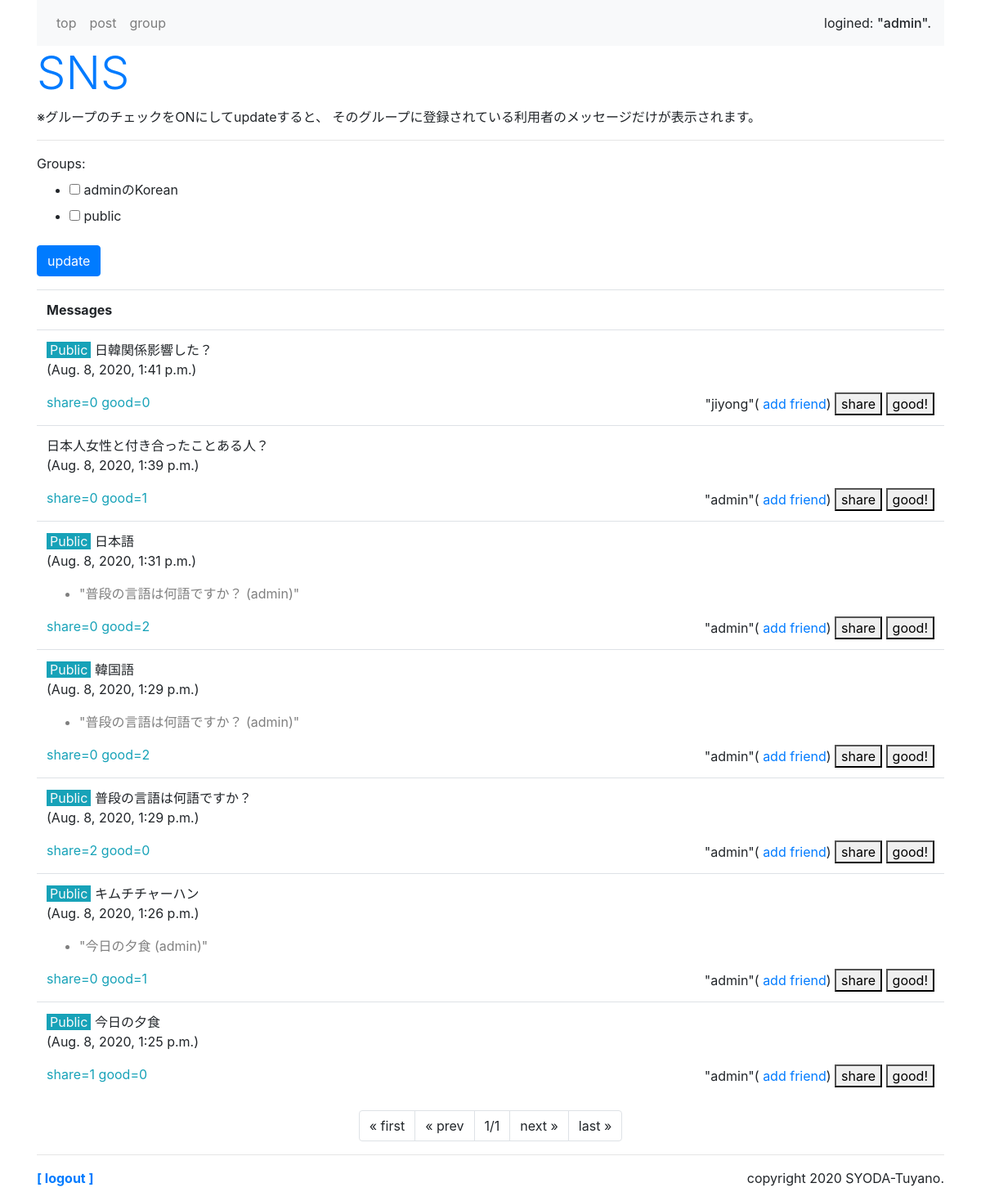
The page /sns/ (signed in) on the database its author committed.
### sns/models.py (models this page shows)
class Message(models.Model):
    owner = models.ForeignKey(User, on_delete=models.CASCADE, \
        related_name='message_owner')
    group = models.ForeignKey('Group', on_delete=models.CASCADE)
    content = models.TextField(max_length=1000)
    share_id = models.IntegerField(default=-1)
    good_count = models.IntegerField(default=0)
    share_count = models.IntegerField(default=0)
    pub_date = models.DateTimeField(auto_now_add=True)
    def __str__(self):
        return str(self.content) + ' (' + str(self.owner) + ')'
    def get_share(self):
        return Message.objects.get(id=self.share_id)
    class Meta:
        ordering = ('-pub_date',)

### sns/views.py (the view)
# urls.py: path('', views.index, name='index'),
@login_required(login_url='/admin/login/')
def index(request, page=1):
    (public_user, public_group) = get_public()
    if request.method == 'POST':
        checkform = GroupCheckForm(request.user,request.POST)
        glist = []
        for item in request.POST.getlist('groups'):
            glist.append(item)
        messages = get_your_group_message(request.user, \
                glist, page)
    else:
        checkform = GroupCheckForm(request.user)
        gps = Group.objects.filter(owner=request.user)
        glist = [public_group.title]
        for item in gps:
            glist.append(item.title)
        messages = get_your_group_message(request.user, glist, page)
    params = {
        'login_user':request.user,
        'contents':messages,
        'check_form':checkform,
    }
    return render(request, 'sns/index.html', params)

### sns/forms.py
class GroupCheckForm(forms.Form):
    def __init__(self, user, *args, **kwargs):
        super(GroupCheckForm, self).__init__(*args, **kwargs)
        public = User.objects.filter(username='public').first()
        self.fields['groups'] = forms.MultipleChoiceField(
            choices=[(item.title, item.title) for item in \
                Group.objects.filter(owner__in=[user,public])],
            widget=forms.CheckboxSelectMultiple(),
        )

### sns/views.py (called while the page is built)
def get_your_group_message(owner, glist, page):
    page_num = 10 #ページあたりの表示数
    (public_user,public_group) = get_public()
    groups = Group.objects.filter(Q(owner=owner) \
            |Q(owner=public_user)).filter(title__in=glist)
    me_friends = Friend.objects.filter(group__in=groups)
    me_users = []
    for f in me_friends:
        me_users.append(f.user)
    his_groups = Group.objects.filter(owner__in=me_users)
    his_friends = Friend.objects.filter(user=owner) \
            .filter(group__in=his_groups)
    me_groups = []
    for hf in his_friends:
        me_groups.append(hf.group)
    messages = Message.objects.filter(Q(group__in=groups) \
        |Q(group__in=me_groups))
    page_item = Paginator(messages, page_num)
    return page_item.get_page(page)

def get_public():
    public_user = User.objects.filter(username='public').first()
    public_group = Group.objects.filter \
            (owner=public_user).first()
    return (public_user, public_group)

### sns/templates/sns/index.html (shortened to what this page needs)
{% extends 'sns/layout.html' %}
{% block header %}
<h1 class="display-4 text-primary">SNS</h1>
<p>※グループのチェックをONにしてupdateすると、
そのグループに登録されている利用者のメッセージだけが表示されます。</p>
{% endblock %}
{% block content %}
<hr>
<div>
    <form action="{% url 'index' %}" method="post" name="group_form">
        {{check_form}}
        <div>
            <button class="btn btn-primary">update</button>
        </div>
    </form>
</div>
<table class="table mt-3">
    <tr><th>Messages</th></tr>
{% for item in contents %}
    <tr><td>
    <p class="my-0">
        {% if item.group.title == 'public' %}
        <span class="bg-info text-light px-1">Public</span>
        {% endif %}
        {{item.content}}</p>
    <p class=""> ({{item.pub_date}})</p>
    {% if item.share_id > 0 %}
    <ul><li class="text-black-50">"{{item.get_share}}"</li></ul>
    {% endif %}
    <span class="float-left text-info">
        share={{item.share_count}} good={{item.good_count}}
    </span>
    <span class="float-right">
        "{{item.owner}}"(<a href="{% url 'add' %}?name={{item.owner}}">
            add friend</a>)
        <a href="{% url 'share' item.id %}">
            <button class="py-0">share</button></a>
        <a href="{% url 'good' item.id %}">
            <button class="py-0">good!</button></a>
    </span>
</td></tr>
{% endfor %}
</table>
<ul class="pagination justify-content-center">
    {% if contents.has_previous %}
    <li class="page-item">
        <a class="page-link" href="javascript:sendGroupForm(1);">
            &laquo; first</a>
    </li>
    <li class="page-item">
        <a class="page-link"
        href="javascript:sendGroupForm({{contents.previous_page_number}});">
            &laquo; prev</a>
    </li>
    {% else %}
    <li class="page-item">
        <a class="page-link">&laquo; first</a>
    </li>
    <li class="page-item">
        <a class="page-link">&laquo; prev</a>
    </li>
    {% endif %}
    <li class="page-item">
        <a class="page-link">
        {{contents.number}}/{{contents.paginator.num_pages}}</a>
    </li>
    {% if contents.has_next %}
    <li class="page-item">
        <a class="page-link"
        href="javascript:sendGroupForm({{contents.next_page_number }});">
            next &raquo;</a>
    </li>
    <li class="page-item">
        <a class="page-link"
        href="javascript:sendGroupForm({{contents.paginator.num_pages}});">
            last &raquo;</a>
    </li>
    {% else %}
    <li class="page-item">
        <a class="page-link">next &raquo;</a>
    </li>
    <li class="page-item">
        <a class="page-link">last &raquo;</a>
    </li>
    {% endif %}
</ul>
{% endblock %}

### sns/templates/sns/layout.html (shortened to what this page needs)
{% load static %}
<!doctype html>
<html lang="ja">
<head>
    <link rel="stylesheet"
    href="https://stackpath.bootstrapcdn.com/bootstrap/4.3.1/css/bootstrap.min.css"
>
</head>
<body class="container">
    <nav class="navbar navbar-expand navbar-light bg-light">
    <ul class="navbar-nav mr-auto">
        <li class="nav-item">
            <a class="nav-link" href="{% url 'index' %}">top</a>
        </li>
        <li class="nav-item">
            <a class="nav-link" href="{% url 'post' %}">post</a>
        </li>
        <li class="nav-item">
            <a class="nav-link" href="{% url 'groups' %}">group</a>
        </li>
    </ul>
    <span>logined: <span class="h6">"{{login_user}}".</span></span>
    </nav>
    <div>{% block header %}
        {% endblock %}</div>
    <div class="content">{% block content %}
        {% endblock %}</div>
    <hr>
    <div class="my-3">
        <span class="font-weight-bold">
            <a href="/admin/logout?next=/sns/">
                [ logout ]</a></span>
        <span class="float-right">copyright 2020
            SYODA-Tuyano.</span>
    </div>
</body>
</html>

### rows shown on the page
Message: shows "Public", content "日韓関係影響した？", pub_date "Aug. 8, 2020, 1:41 p.m.", share_count "0", good_count "0", owner "jiyong"
Message: content "日本人女性と付き合ったことある人？", pub_date "Aug. 8, 2020, 1:39 p.m.", share_count "0", good_count "1", owner "admin"
Message: shows "Public", content "日本語", pub_date "Aug. 8, 2020, 1:31 p.m.", get_share "普段の言語は何語ですか？ (admin)", share_count "0", good_count "2", owner "admin"
Message: shows "Public", content "韓国語", pub_date "Aug. 8, 2020, 1:29 p.m.", get_share "普段の言語は何語ですか？ (admin)", share_count "0", good_count "2", owner "admin"
Message: shows "Public", content "普段の言語は何語ですか？", pub_date "Aug. 8, 2020, 1:29 p.m.", share_count "2", good_count "0", owner "admin"
Message: shows "Public", content "キムチチャーハン", pub_date "Aug. 8, 2020, 1:26 p.m.", get_share "今日の夕食 (admin)", share_count "0", good_count "1", owner "admin"
Message: shows "Public", content "今日の夕食", pub_date "Aug. 8, 2020, 1:25 p.m.", share_count "1", good_count "0", owner "admin"

### other values the page prints
{{ login_user }} "admin"
{{ contents.number }} "1"
{{ contents.paginator.num_pages }} "1"
